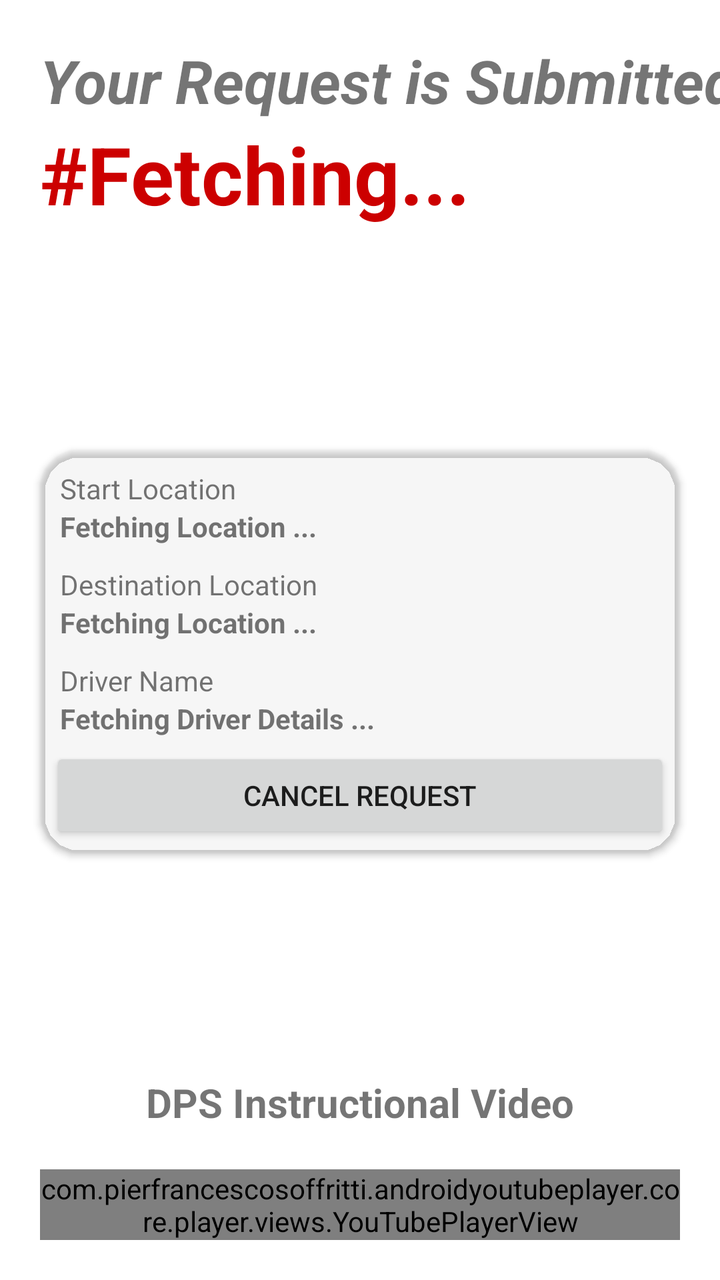
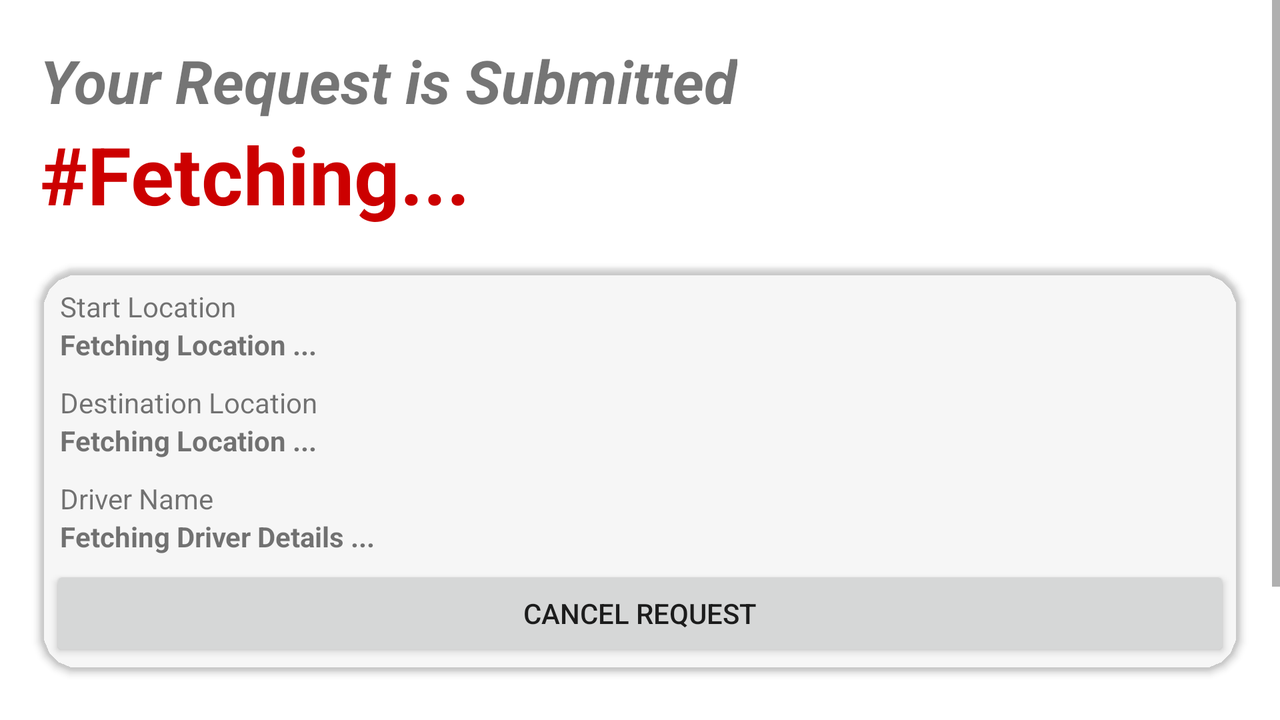

The same Android screen from two of the app's own layout files: first res/layout/ as a phone draws it, then the author's variant for another configuration, drawn on a device whose configuration selects that folder. Both files follow.
<!-- AndroidManifest.xml: application theme Theme.DPSv2 -->
<!-- res/layout/activity_student_ride_status.xml -->
<?xml version="1.0" encoding="utf-8"?>
<androidx.constraintlayout.widget.ConstraintLayout xmlns:android="http://schemas.android.com/apk/res/android"
    xmlns:app="http://schemas.android.com/apk/res-auto"
    xmlns:tools="http://schemas.android.com/tools"
    android:layout_width="match_parent"
    android:layout_height="match_parent"
    tools:context=".activities.StudentRideStatus">

    <TextView
        android:id="@+id/ride_status"
        android:maxLines="2"
        android:layout_width="wrap_content"
        android:layout_height="wrap_content"
        android:text="Your Request is Submitted"
        android:textSize="30sp"
        android:layout_margin="20dp"
        android:textStyle="bold|italic"
        app:layout_constraintTop_toTopOf="parent"
        app:layout_constraintLeft_toLeftOf="parent"
        />
    <TextView
        android:id="@+id/rideid_text"
        android:layout_width="wrap_content"
        android:layout_height="wrap_content"
        app:layout_constraintTop_toBottomOf="@id/ride_status"
        app:layout_constraintLeft_toLeftOf="parent"
        android:text="#Fetching..."
        android:textSize="40sp"
        android:layout_marginLeft="20dp"

        android:textColor="@android:color/holo_red_dark"
        android:textStyle="bold"
        />

    <androidx.cardview.widget.CardView
        android:id="@+id/status_card"
        android:layout_width="match_parent"
        android:layout_height="wrap_content"
        android:padding="20dp"
        app:layout_constraintTop_toBottomOf="@id/rideid_text"
        app:layout_constraintBottom_toTopOf="@+id/youtube_player_view_text"
        app:cardCornerRadius="20dp"
        app:cardBackgroundColor="@color/quantum_grey100"
        android:layout_margin="20dp"
        >
        <androidx.constraintlayout.widget.ConstraintLayout
            android:layout_width="match_parent"
            android:layout_height="match_parent">
            <TextView
                android:id="@+id/startlocationtext"
                android:layout_width="wrap_content"
                android:layout_height="wrap_content"
                android:text="Start Location"
                app:layout_constraintTop_toTopOf="parent"
                app:layout_constraintLeft_toLeftOf="parent"
                android:layout_margin="10dp"
                />
            <TextView
                android:id="@+id/start_location"
                app:layout_constraintLeft_toLeftOf="parent"
                app:layout_constraintTop_toBottomOf="@id/startlocationtext"
                android:text="Fetching Location ..."
                android:textStyle="bold"
                android:layout_width="wrap_content"
                android:layout_marginLeft="10dp"
                android:layout_height="wrap_content"/>

            <TextView
                android:id="@+id/endlocationtext"
                android:layout_width="wrap_content"
                app:layout_constraintTop_toBottomOf="@id/start_location"
                android:layout_height="wrap_content"
                android:text="Destination Location"

                app:layout_constraintLeft_toLeftOf="parent"
                android:layout_margin="10dp"
                />
            <TextView
                android:id="@+id/end_location"
                app:layout_constraintLeft_toLeftOf="parent"
                app:layout_constraintTop_toBottomOf="@id/endlocationtext"
                android:text="Fetching Location ..."
                android:textStyle="bold"
                android:layout_marginLeft="10dp"
                android:layout_width="wrap_content"
                android:layout_height="wrap_content"/>

            <TextView
                android:id="@+id/drivertext"
                android:layout_width="wrap_content"
                app:layout_constraintTop_toBottomOf="@id/end_location"
                android:layout_height="wrap_content"
                android:text="Driver Name"
                app:layout_constraintLeft_toLeftOf="parent"
                android:layout_margin="10dp"
                />
            <TextView
                android:id="@+id/driver_name_text"
                app:layout_constraintLeft_toLeftOf="parent"
                app:layout_constraintTop_toBottomOf="@id/drivertext"
                android:text="Fetching Driver Details ..."
                android:textStyle="bold"
                android:layout_marginLeft="10dp"
                android:layout_width="wrap_content"
                android:layout_height="wrap_content"/>
            <Button
                android:layout_width="match_parent"
                android:layout_height="wrap_content"
                app:layout_constraintTop_toBottomOf="@id/driver_name_text"
                app:layout_constraintBottom_toBottomOf="parent"
                android:layout_margin="5dp"
                 android:text="Cancel Request"
                />

        </androidx.constraintlayout.widget.ConstraintLayout>

    </androidx.cardview.widget.CardView>


    <com.pierfrancescosoffritti.androidyoutubeplayer.core.player.views.YouTubePlayerView
        android:id="@+id/youtube_player_view"
        android:layout_width="match_parent"
        android:layout_height="wrap_content"
        app:layout_constraintBottom_toBottomOf="parent"
        android:layout_margin="20dp"
        app:videoId="47a7LZO2hgc"
        app:autoPlay="false" />

    <TextView
        android:id="@+id/youtube_player_view_text"
        android:layout_width="wrap_content"
        android:layout_height="wrap_content"
        app:layout_constraintBottom_toTopOf="@id/youtube_player_view"
        android:text="DPS Instructional Video"
        app:layout_constraintLeft_toLeftOf="parent"
        app:layout_constraintRight_toRightOf="parent"
        android:textStyle="bold"
        android:textSize="20sp"
        android:layout_margin="20dp"
        />

</androidx.constraintlayout.widget.ConstraintLayout>
<!-- resources referenced by this layout -->
<resources>
  <style name="Theme.DPSv2" parent="Theme.MaterialComponents.DayNight.DarkActionBar">
          
          <item name="colorPrimary">@color/purple_500</item>
          <item name="colorPrimaryVariant">@color/purple_700</item>
          <item name="colorOnPrimary">@color/white</item>
          
          <item name="colorSecondary">@color/teal_200</item>
          <item name="colorSecondaryVariant">@color/teal_700</item>
          <item name="colorOnSecondary">@color/black</item>
          
          <item name="android:statusBarColor" tools:targetApi="l">?attr/colorPrimaryVariant</item>
          <item name="bottomSheetDialogTheme">@style/AppBottomSheetDialogTheme</item>
          
      </style>
  <style name="AppBottomSheetDialogTheme" parent="Theme.Design.Light.BottomSheetDialog">
          <item name="bottomSheetStyle">@style/AppModalStyle</item>
      </style>
  <style name="AppModalStyle" parent="Widget.Design.BottomSheet.Modal">
          <item name="android:background">@drawable/dialog_rounded</item>
      </style>
</resources>
<!-- res/layout-land/activity_student_ride_status.xml (the author's variant of the layout above) -->
<!-- drawn on the phone turned sideways -->
<?xml version="1.0" encoding="utf-8"?>
<androidx.constraintlayout.widget.ConstraintLayout xmlns:android="http://schemas.android.com/apk/res/android"
    xmlns:app="http://schemas.android.com/apk/res-auto"
    xmlns:tools="http://schemas.android.com/tools"
    android:layout_width="match_parent"
    android:layout_height="match_parent"
    tools:context=".activities.StudentRideStatus">
    
    <ScrollView
        android:layout_width="match_parent"
        android:layout_height="match_parent">
        <androidx.constraintlayout.widget.ConstraintLayout
            android:layout_width="match_parent"
            android:layout_height="0dp">

            <TextView
                android:id="@+id/ride_status"
                android:maxLines="2"
                android:layout_width="wrap_content"
                android:layout_height="wrap_content"
                android:text="Your Request is Submitted"
                android:textSize="30sp"
                android:layout_margin="20dp"
                android:textStyle="bold|italic"
                app:layout_constraintTop_toTopOf="parent"
                app:layout_constraintLeft_toLeftOf="parent"
                />
            <TextView
                android:id="@+id/rideid_text"
                android:layout_width="wrap_content"
                android:layout_height="wrap_content"
                app:layout_constraintTop_toBottomOf="@id/ride_status"
                app:layout_constraintLeft_toLeftOf="parent"
                android:text="#Fetching..."
                android:textSize="40sp"
                android:layout_marginLeft="20dp"

                android:textColor="@android:color/holo_red_dark"
                android:textStyle="bold"
                />

            <androidx.cardview.widget.CardView
                android:id="@+id/status_card"
                android:layout_width="match_parent"
                android:layout_height="wrap_content"
                android:padding="20dp"
                app:layout_constraintTop_toBottomOf="@id/rideid_text"
                app:layout_constraintBottom_toTopOf="@+id/youtube_player_view_text"
                app:cardCornerRadius="20dp"
                app:cardBackgroundColor="@color/quantum_grey100"
                android:layout_margin="20dp"
                >
                <androidx.constraintlayout.widget.ConstraintLayout
                    android:layout_width="match_parent"
                    android:layout_height="match_parent">
                    <TextView
                        android:id="@+id/startlocationtext"
                        android:layout_width="wrap_content"
                        android:layout_height="wrap_content"
                        android:text="Start Location"
                        app:layout_constraintTop_toTopOf="parent"
                        app:layout_constraintLeft_toLeftOf="parent"
                        android:layout_margin="10dp"
                        />
                    <TextView
                        android:id="@+id/start_location"
                        app:layout_constraintLeft_toLeftOf="parent"
                        app:layout_constraintTop_toBottomOf="@id/startlocationtext"
                        android:text="Fetching Location ..."
                        android:textStyle="bold"
                        android:layout_width="wrap_content"
                        android:layout_marginLeft="10dp"
                        android:layout_height="wrap_content"/>

                    <TextView
                        android:id="@+id/endlocationtext"
                        android:layout_width="wrap_content"
                        app:layout_constraintTop_toBottomOf="@id/start_location"
                        android:layout_height="wrap_content"
                        android:text="Destination Location"

                        app:layout_constraintLeft_toLeftOf="parent"
                        android:layout_margin="10dp"
                        />
                    <TextView
                        android:id="@+id/end_location"
                        app:layout_constraintLeft_toLeftOf="parent"
                        app:layout_constraintTop_toBottomOf="@id/endlocationtext"
                        android:text="Fetching Location ..."
                        android:textStyle="bold"
                        android:layout_marginLeft="10dp"
                        android:layout_width="wrap_content"
                        android:layout_height="wrap_content"/>

                    <TextView
                        android:id="@+id/drivertext"
                        android:layout_width="wrap_content"
                        app:layout_constraintTop_toBottomOf="@id/end_location"
                        android:layout_height="wrap_content"
                        android:text="Driver Name"
                        app:layout_constraintLeft_toLeftOf="parent"
                        android:layout_margin="10dp"
                        />
                    <TextView
                        android:id="@+id/driver_name_text"
                        app:layout_constraintLeft_toLeftOf="parent"
                        app:layout_constraintTop_toBottomOf="@id/drivertext"
                        android:text="Fetching Driver Details ..."
                        android:textStyle="bold"
                        android:layout_marginLeft="10dp"
                        android:layout_width="wrap_content"
                        android:layout_height="wrap_content"/>
                    <Button
                        android:layout_width="match_parent"
                        android:layout_height="wrap_content"
                        app:layout_constraintTop_toBottomOf="@id/driver_name_text"
                        app:layout_constraintBottom_toBottomOf="parent"
                        android:layout_margin="5dp"
                        android:text="Cancel Request"
                        />

                </androidx.constraintlayout.widget.ConstraintLayout>

            </androidx.cardview.widget.CardView>


            <com.pierfrancescosoffritti.androidyoutubeplayer.core.player.views.YouTubePlayerView
                android:id="@+id/youtube_player_view"
                android:layout_width="match_parent"
                android:layout_height="wrap_content"
                app:layout_constraintBottom_toBottomOf="parent"
                android:layout_margin="20dp"
                app:videoId="47a7LZO2hgc"
                app:autoPlay="false" />

            <TextView
                android:id="@+id/youtube_player_view_text"
                android:layout_width="wrap_content"
                android:layout_height="wrap_content"
                app:layout_constraintBottom_toTopOf="@id/youtube_player_view"
                android:text="DPS Instructional Video"
                app:layout_constraintLeft_toLeftOf="parent"
                app:layout_constraintRight_toRightOf="parent"
                android:textStyle="bold"
                android:textSize="20sp"
                android:layout_margin="20dp"
                />


        </androidx.constraintlayout.widget.ConstraintLayout>
    </ScrollView>

</androidx.constraintlayout.widget.ConstraintLayout>
